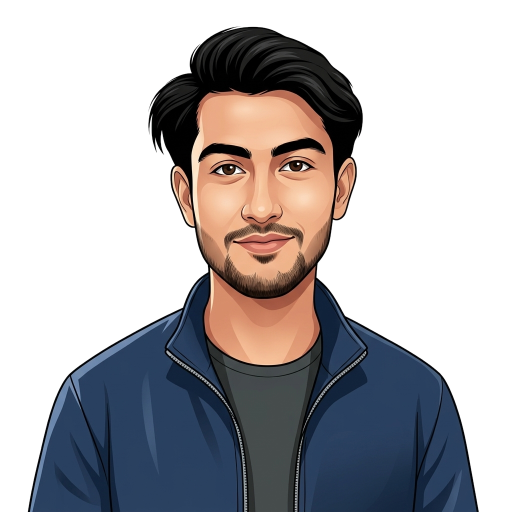
#> input picture assets/id.png, 1024 x 1024 px (shown at 1/2 size)
$ python generate_assets.py
#> lines starting #> are read from the running program, lines starting #| are printed output that depends on the picture
import os
import base64
from PIL import Image, ImageOps
import io

def get_base64_png(path, size=None, flip_h=False):
#> called with path = 'assets/id.png', size = (540, 540), flip_h = False
    im = Image.open(path)
#> im is the input picture: PIL image 1024x1024 RGBA; mean R, G, B, A 176.2, 173.8, 176.4, 117.3
    if flip_h:
        im = ImageOps.mirror(im)
    if size:
        im = im.resize(size, Image.Resampling.LANCZOS)
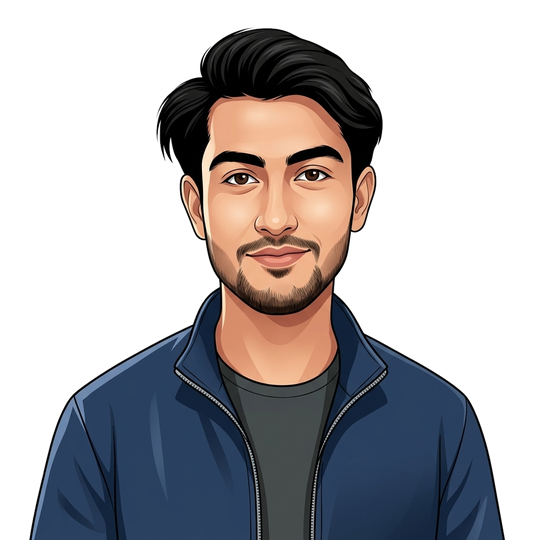
#> im: PIL image 540x540 RGBA; mean R, G, B, A 40.6, 38.2, 40.7, 117.3; transparent parts drawn white
    buf = io.BytesIO()
    im.save(buf, format='PNG', optimize=True)
    return base64.b64encode(buf.getvalue()).decode('utf-8')

id_b64 = get_base64_png('assets/id.png', (540, 540))
# Right-side character in connect.svg pointing toward left (into content)
pointing_left_b64 = get_base64_png('assets/right_pointing.png', (540, 540), flip_h=True)
#> call 2 of get_base64_png, with path = 'assets/right_pointing.png', size = (540, 540), flip_h = True
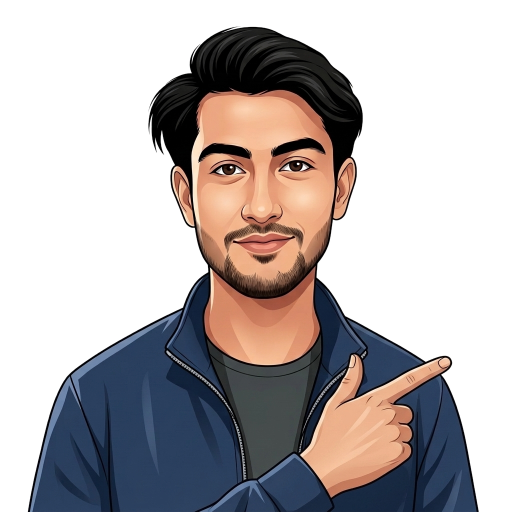
#> input picture assets/right_pointing.png, 1024 x 1024 px (shown at 1/2 size)
#> in get_base64_png, im is the input picture: PIL image 1024x1024 RGBA; mean R, G, B, A 182.9, 176.8, 177.1, 117.6
#> (the rest of the program and of its run is left out)
